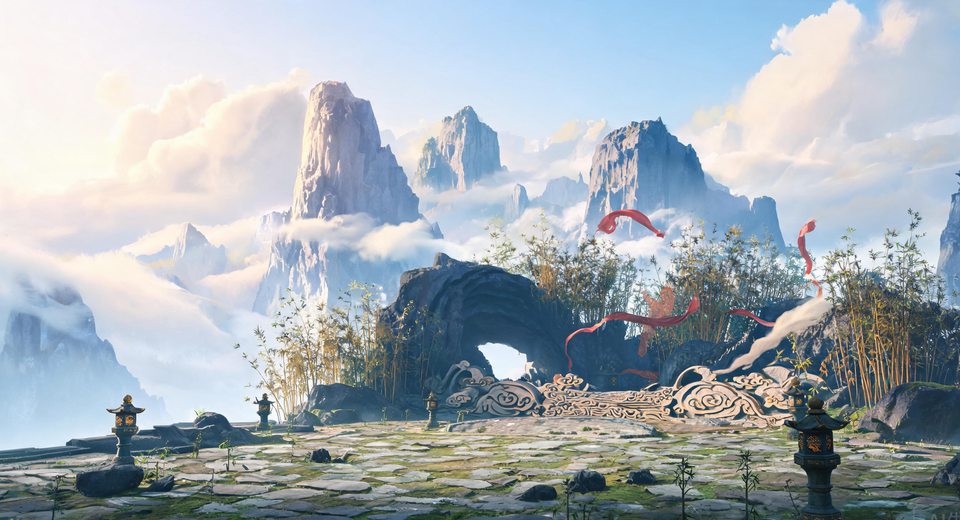
#> input picture shanhai/assets_src/battle/wild_shanxiao.png, 960 x 520 px, given in place of gate_keep.png, which was not available
$ python flip_facing.py ../../battle/wild_shanxiao.png
#> lines starting #> are read from the running program, lines starting #| are printed output that depends on the picture
# -*- coding: utf-8 -*-
"""全城素材正面换向：SW（朝左下）→ SE（朝右下）。

用户决策（2026-11-13）：参考 palace_hall_compare.png 右侧 AI 样例的视角，
map_01 全部重建素材正面统一朝右下（SE）。

原理：
- 渲染层按文件名取图、无运行时翻转 → 翻转贴图本身即可换向；
- Image.transpose(FLIP_LEFT_RIGHT) 无损，不重采样；
- 水平镜像把「v 向线段」几何变成「u 向线段」，因此线段类贴图
  镜像后 u/v 文件互换，锚点 ax 取反后自动吻合（u6 ax=64 ↔ v6 ax=-64）；
- 近方足迹建筑原位镜像，ax 取反（镜像后 anchor_px.x' = W - x）。

跳过：bridge（轴向绑定 3×5）、city_gate_tower/wide/wide_v 与 bell_tower
（未在 map_01 上场）、house_4x4_*（已有四向贴图，逐向分配，无需换）、
hall/hall_stone（未上场）、wild_*/角色（不属于城 building）。

用法：python flip_facing.py [--dry]   # --dry 只打印计划
"""
import json
import sys
from pathlib import Path

from PIL import Image

ROOT = Path(__file__).resolve().parents[3]  # .../shanhai
ISO = ROOT / "public" / "assets" / "art" / "iso"

# 原位镜像：正面 SW→SE，footprint 近方/对称，anchor ax 取反
MIRROR_IN_PLACE = [
    "gate_keep",        # 6×3 城台门楼（AI）ax 45→-45
    "palace_hall",      # 10×10 主殿（AI）ax 0
    "palace_hall_s",    # 4×4 配殿 ax 0
    "palace_gate",      # 4×2 宫门 ax 32→-32
    "palace_corner",    # 2×2 角楼 ax 0
    "pagoda",           # 3×3 白塔 ax -0.5→0.5
    "gate_arch",        # 3×3 拱门（paifang 复用）ax 0
]

# 镜像 + u/v 文件互换：线段类，(new_u, new_v) = (mirror(old_v), mirror(old_u))
MIRROR_SWAP_PAIRS = [
    ("city_wall_u2", "city_wall_v2"),
    ("city_wall_u6", "city_wall_v6"),
    ("palace_wall_u2", "palace_wall_v2"),
    ("palace_wall_u6", "palace_wall_v6"),
]

# 线段族内的角台/墩台：原位镜像（对称足迹，随同族换光照）
MIRROR_IN_PLACE += ["city_wall_corner"]


def mirror_png(name: str) -> None:
#> called with name = 'gate_keep'
    p = ISO / f"{name}.png"
    img = Image.open(p)
#> img is the input picture: PIL image 960x520 RGBA; mean R, G, B, A 165.5, 175.2, 182.2, 255
    if img.mode not in ("RGBA", "LA"):
        img = img.convert("RGBA")
    img.transpose(Image.FLIP_LEFT_RIGHT).save(p)
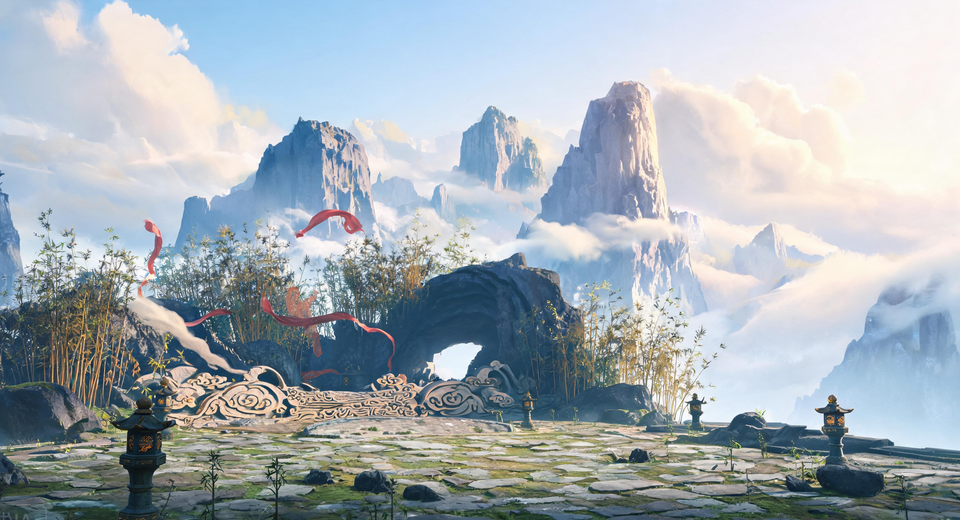
#> saved as gate_keep.png: PIL image 960x520 RGBA; mean R, G, B, A 165.5, 175.2, 182.2, 255
    print(f"  mirrored {name}.png {img.size[0]}x{img.size[1]}")
#|   mirrored gate_keep.png 960x520


def update_json(name: str) -> None:
    """同步模块元数据：anchor_px.x 取反、facing SW→SE。无 json 则跳过。"""
    p = ISO / f"{name}.json"
    if not p.exists():
        return
    data = json.loads(p.read_text(encoding="utf-8"))
    w = data.get("sprite_size", [0, 0])[0]
    ax_px = data.get("anchor_px")
    if ax_px and w:
        ax_px[0] = w - ax_px[0]
        data["anchor_px"] = ax_px
    if data.get("facing"):
        data["facing"] = "SE"
    data["mirror_derived"] = True
    data["derive_op"] = (data.get("derive_op") or "") + " + flip_facing_sw2se"
    p.write_text(json.dumps(data, indent=1, ensure_ascii=False), encoding="utf-8")
    print(f"  json updated {name}.json anchor_px={data.get('anchor_px')}")


def main() -> None:
    dry = "--dry" in sys.argv
    print("== 原位镜像（正面 SW→SE）==")
    for name in MIRROR_IN_PLACE:
        print(f"[{name}]")
        if not dry:
            mirror_png(name)
        update_json(name)
#> pass 2 of the loop in main, `for name in MIRROR_IN_PLACE:`:
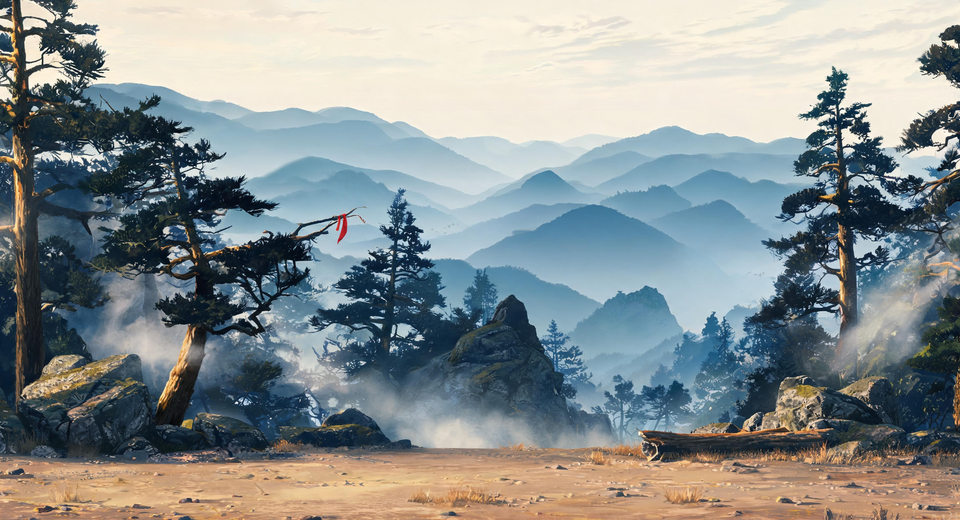
#> input picture shanhai/assets_src/battle/wild_heifeng.png, 960 x 520 px, given in place of palace_hall.png, which was not available
#> in mirror_png, img is the input picture: PIL image 960x520 RGBA; mean R, G, B, A 137.5, 144.7, 145.1, 255
#> in mirror_png (call 2), `img.transpose(Image.FLIP_LEFT_RIGHT).save(p)`:
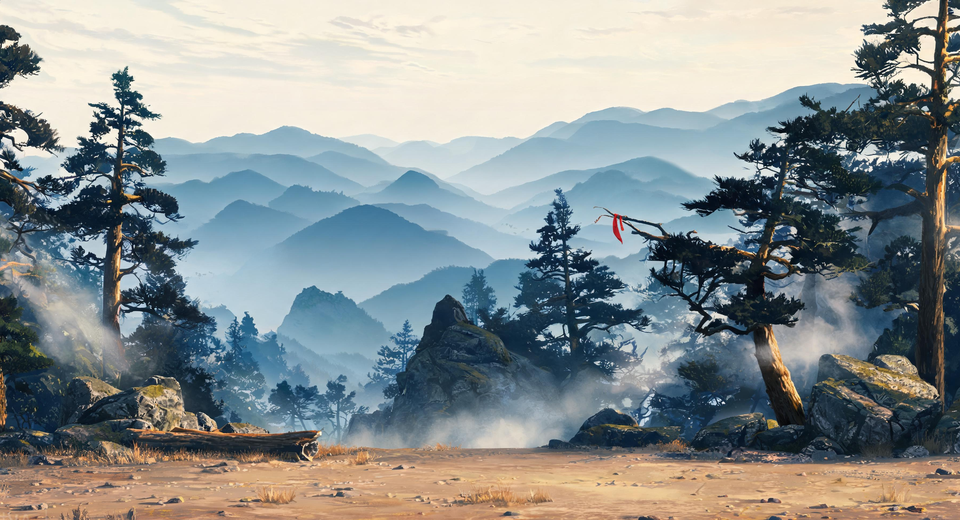
#> saved as palace_hall.png: PIL image 960x520 RGBA; mean R, G, B, A 137.5, 144.7, 145.1, 255
#|   mirrored palace_hall.png 960x520
    print("== 镜像 + u/v 互换 ==")
    for u, v in MIRROR_SWAP_PAIRS:
        print(f"[{u} <-> {v}]")
        if dry:
            continue
        pu, pv = ISO / f"{u}.png", ISO / f"{v}.png"
        iu, iv = Image.open(pu).convert("RGBA"), Image.open(pv).convert("RGBA")
        iu.transpose(Image.FLIP_LEFT_RIGHT).save(pv)
        iv.transpose(Image.FLIP_LEFT_RIGHT).save(pu)
        print(f"  swapped {u}.png <-> {v}.png (both mirrored)")
        update_json(u)
        update_json(v)
    print("done")


if __name__ == "__main__":
#> (the run stopped early here; a loop or call above may not have finished)
